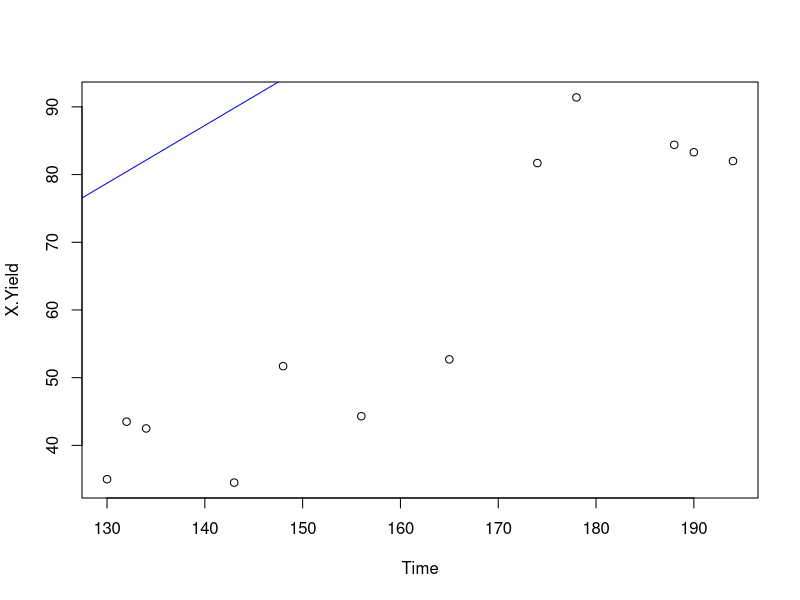
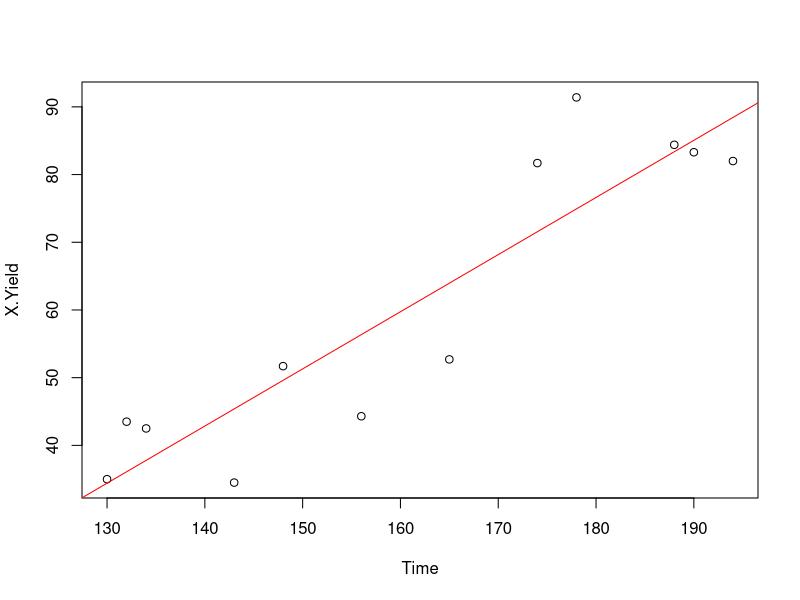

These charts were generated, in order, by the following R code:
getwd()
data<-read.csv("Mult_Reg_Yield.csv")
data

dt<-sample(2,nrow(data),replace=TRUE, prob=c(0.7,0.3))
dt

train<-data[dt==1,]
test<-data[dt==2,]
train
test
fw.lm<-lm(X.Yield~Time+Temperature,train)
fw.lm
summary(fw.lm)
summary(fw.lm)$r.squared
plot(X.Yield~Time,train)
abline(fw.lm,lty=1,col="blue")

fw.lm1<-lm(X.Yield~Time,train)
fw.lm1
summary(fw.lm1)
summary(fw.lm1)$r.squared
plot(X.Yield~Time,train)
abline(fw.lm1,col="red")

new<-fitted(fw.lm1)
new
testpred<-predict(fw.lm1,test)
testpred
predict(fw.lm,data.frame(Time=200,Temperature=240))
predict(fw.lm1,data.frame(Time=200,Temperature=240))

